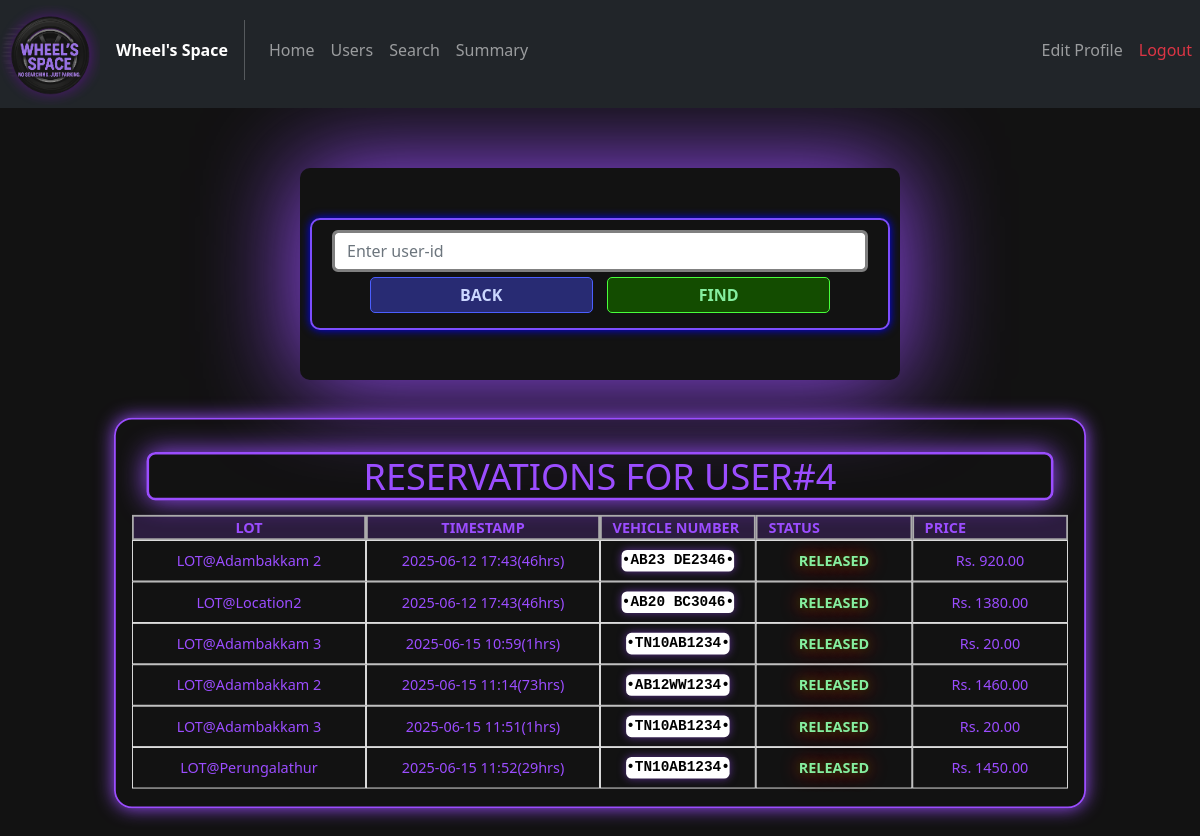
/adminhistory?userid=4, run on the app's committed database.
### models/Reservations.py (models this page shows)
class Reservations(db.Model):
    __tablename__ = "Reservations"
    reservation_id = db.Column(db.Integer, primary_key = True)
    spot_id = db.Column(db.Integer, db.ForeignKey("Spots.spot_id"), nullable=True)
    user_id = db.Column(db.Integer, db.ForeignKey("Users.user_id"))
    parking_timestamp = db.Column(db.DateTime, nullable = False)
    leaving_timestamp = db.Column(db.DateTime)
    price_per_hour = db.Column(db.Numeric(10, 2), nullable=False)
    vehicle_number = db.Column(db.String(11), nullable=False)
    spot = db.relationship("Spots", back_populates = "reservation")
    user = db.relationship("Users", back_populates = "reserved")

### models/Lots.py (models this page shows)
class Lots(db.Model):
    __tablename__ = "Lots"
    lot_id   = db.Column(db.Integer, primary_key=True)
    location = db.Column(db.String(30), unique = True, nullable=False)
    price    = db.Column(db.Numeric(10, 2), nullable=False)
    address  = db.Column(db.String(100), nullable = False)
    pincode  = db.Column(db.Integer, nullable=False)
    max_spots= db.Column(db.Integer, nullable=False)
    spots    = db.relationship("Spots",back_populates = "lot")

### controllers/admin_routes.py (the view)
@admin_routes.route("/adminhistory")
def adminhistory():
    uid = request.args.get("userid")
    if (uid!=None):
        if not uid.isdigit():
            return render_template("admin_history.html", search=False)
        else:
            user = Users.query.filter_by(user_id = uid).first()
            if user==None:
                return render_template("admin_history.html",search=False,show_alert=True)
            raw_sql =  text(f"""SELECT
                                    spots.spot_id,
                                    lots.location,
                                    lots.price,
                                    reservations.vehicle_number,
                                    reservations.parking_timestamp,
                                    reservations.leaving_timestamp
                                FROM reservations
                                LEFT OUTER JOIN spots ON (reservations.spot_id = spots.spot_id)
                                JOIN lots ON (spots.lot_id=lots.lot_id)
                                JOIN users ON (users.user_id = reservations.user_id)
                                WHERE users.user_id = {uid};""")
            res = db.session.execute(raw_sql).all()
            i=len(res)-1
            ind = i
            while i>=0:
                if res[ind].leaving_timestamp==None:
                    res.insert(0,res.pop(ind))
                    ind+=1
                i-=1
                ind-=1
            return render_template("admin_history.html", search=True, user_id = uid, reservations = res, datetime=datetime)
    else:
        return render_template("admin_history.html", search=False)

### templates/admin_history.html (shortened to what this page needs)
<!DOCTYPE html>
<html lang="en">
<head>
    <link href="https://cdn.jsdelivr.net/npm/bootstrap@5.2.3/dist/css/bootstrap.min.css" rel="stylesheet">
    <link rel="stylesheet" href="../static/css/General_style.css">
    <link rel="stylesheet" href="../static/css/Admin_style.css">
</head>
<body>
    <nav class="navbar navbar-expand-lg navbar-dark bg-dark my-nav-bar">
        <div class="navbar-brand logo">
            <img src = {{ url_for('static', filename='images/logo.png')}} alt="WHEEL'S SPACE LOGO" id="logo" class="img-fluid mb-5">
        </div>
        <span class="fw-bold text-white">Wheel's Space</span>
        <div class="collapse navbar-collapse" id = "navbarelements">
            <ul class="navbar-nav me-auto">
                <li class="nav-item">
                    <a href="{{url_for("admin_routes.adminhome")}}" class="nav-link my-nav-link">Home</a>
                </li>
                <li class="nav-item">
                    <a href="{{url_for("admin_routes.adminusers")}}" class="nav-link my-nav-link">Users</a>
                </li>
                <li class="nav-item">
                    <a href="{{url_for("admin_routes.adminsearch")}}" class="nav-link my-nav-link">Search</a>
                </li>
                <li class="nav-item">
                    <a href="{{url_for("admin_routes.adminsummary")}}" class="nav-link my-nav-link">Summary</a>
                </li>
            </ul>
            <ul class="navbar-nav">
                <li class="nav-item">
                    <a href="{{url_for("admin_routes.adminedit")}}" class="nav-link my-nav-link">Edit Profile</a>
                </li>
                <li class="nav-item">
                    <a href="{{url_for('auth_rbac.logout')}}" class="nav-link my-nav-link text-danger">Logout</a>
                </li>
            </ul>
        </div>
    </nav>
    <div class="span-box text-center container">
        <form action="{{ url_for('admin_routes.adminhistory') }}" class="form-style form my-form">
            <input type="number" name="userid" id="userid" placeholder="Enter user-id" class="col-12 form-control my-form-input">
            <a href="{{ url_for('admin_routes.adminhome') }}" class="admin-button col-5 edit-btn">BACK</a>
            <input type="submit" value="FIND" class="admin-button col-5 add-btn">
        </form>
    </div>
    {% if search %}
    <div class="container my-3 user-box" style="max-width: 1200px;">
        <div class="row">
            <span class="my-title h1 m-3 col text-center">RESERVATIONS FOR USER#{{user_id}}</span>
        </div>
        <div class="row mb-1 mb-lg-0">
            <div class="table-heading col-6 col-md-5 col-lg-4 col-xl-3">LOT</div>
            <div class="table-heading col-6 col-md-3 col-lg-3">TIMESTAMP</div>
            <div class="table-heading d-none d-md-block col-md-4 col-lg-3 col-xl-2">VEHICLE NUMBER</div>
            <div class="table-heading d-none d-lg-block col-lg-2">STATUS</div>
            <div class="table-heading d-none d-xl-block col-xl-2">PRICE</div>
        </div>
        {% if reservations | length == 0 %}
            <div class="row mb-1 mb-lg-0">
                <div class="table-element col h2">
                    NO RESERVATIONS
                </div>
            </div>
        {% else %}
            {% for res in reservations %}
                {% if res.leaving_timestamp!=None %}
                    {% set duration = ((datetime.strptime(res.leaving_timestamp[:-10],'%Y-%m-%d %H:%M')-datetime.strptime(res.parking_timestamp[:-10],'%Y-%m-%d %H:%M')).total_seconds()+3599)//3600 %}
                {% else %}
                    {% set duration = ((datetime.now() - datetime.strptime(res.parking_timestamp[:-10],'%Y-%m-%d %H:%M')).total_seconds()+3599)//3600 %}
                {% endif %}
            <div class="row mb-1 mb-lg-0">
                <div class="table-element col-6 col-md-5 col-lg-4 col-xl-3">LOT@{{res.location}}</div>
                <div class="table-element col-6 col-md-3">{{res.parking_timestamp[:-10]}}({{ "%d" | format(duration)}}hrs)</div>
                <div class="table-element col-6 col-md-4 col-lg-3 col-xl-2">
                    <div class="d-flex license-plate justify-content-center">
                        <span>{{res.vehicle_number}}</span>
                    </div>
                </div>
                <div class="table-element col-6 col-md-12 col-lg-2">
                    {% if res.leaving_timestamp==None %}
                        <span class="admin-red-span">OCCUPIED</span>
                    {% else %}
                        <span class="admin-green-span">RELEASED</span>
                    {% endif %}
                </div>
                <div class="table-element d-none d-xl-flex col-xl-2">
                    {% if res.leaving_timestamp==None %}
                        Rs. --
                    {% else %}
                        {% set price = duration*res.price | float %}
                        Rs. {{ "%.2f" | format(price)}}
                    {% endif %}
                </div>
            </div>
            {% endfor %}
        {% endif %}
    </div>
    {% endif %}
</body>
</html>

### static/css/General_style.css (style rules this page uses)
body { background-color: #121212; }
.logo { max-width: 100px; max-height: 100px; }
.my-nav-bar { padding-top: 0px; }
.my-nav-link { padding: 10px; }
.span-box { min-width: 200px; max-width: 600px !important; margin-top: 5%; width: 80%; background-color: #121212; box-shadow: 0px 0px 100px 0px #9b4dff; padding: 50px 10px; border-radius: 10px; }
.edit-btn { background-color: #282b73; color: #cbd7ff; border: 1px solid #4b5fff; }
.add-btn { background-color: #134c00; color: #85ee9f; border: 1px solid #48ff3b; }
.my-form { padding: 10px 20px; border: 2px solid #7c4dff; border-radius: 10px; box-shadow: 0px 0px 10px 0px blue; }
.my-form .my-form-input { border: 3px solid gray !important; }
.my-title { border: 3px solid #9b4dff; color: #9b4dff; padding: 0px 10px; box-shadow: 0px 0px 30px 0px; border-radius: 10px; }
.table-heading { background-color: #9b4dff30; font-weight: bold; color: #9b4dff; border: 2px solid #ababab; display: flex; align-items: center; justify-content: center; }
.table-element { border: 1px solid #efefef; color: #9b4dff; display: flex; align-items: center; justify-content: center; }
.license-plate { text-align: center !important; border-radius: 6px; background: white; color: black; font-weight: bold; font-family: 'Consolas', 'Courier New', monospace; box-shadow: 0 0 10px #9b4dff88; height: fit-content; }
.license-plate::before, .license-plate::after { content: "•"; font-size: 1rem; color: black; vertical-align: middle; }
.user-box { max-width: 1000px; min-width: 250px; width: 90%; border: 2px solid #9b4dff; border-radius: 10px; overflow: hidden; margin-top: 20px; }

### static/css/Admin_style.css (style rules this page uses)
.admin-button { display: inline-block; text-decoration: none; font-weight: bold; padding: 5px 20px; margin: 5px; border-radius: 5px; transition: 0.2s all linear; text-align: center; cursor: pointer; }
.user-box { transform: scale(0.9); padding: 20px 30px; box-shadow: 0px 0px 20px 0px #9b4dff; border: 2px solid #9b4dff !important; border-radius: 20px; }
.admin-green-span { display: inline-block; text-decoration: none; font-weight: bold; padding: 5px 20px; margin: 5px; border-radius: 5px; transition: 0.2s all linear; text-align: center; color: #85ee9f; text-shadow: 0px 0px 10px #134c00, 0px 0px 20px #ff0000; }

### data on the page
Reservations: location "Adambakkam 2", parking_timestamp "2025-06-12 17:43", duration "46", vehicle_number "AB23 DE2346", shows "RELEASED", price "920.00"
Reservations: location "Location2", parking_timestamp "2025-06-12 17:43", duration "46", vehicle_number "AB20 BC3046", shows "RELEASED", price "1380.00"
Reservations: location "Adambakkam 3", parking_timestamp "2025-06-15 10:59", duration "1", vehicle_number "TN10AB1234", shows "RELEASED", price_per_hour "20.00"
Reservations: location "Adambakkam 2", parking_timestamp "2025-06-15 11:14", duration "73", vehicle_number "AB12WW1234", shows "RELEASED", price "1460.00"
Reservations: location "Adambakkam 3", parking_timestamp "2025-06-15 11:51", duration "1", vehicle_number "TN10AB1234", shows "RELEASED", price_per_hour "20.00"
Reservations: location "Perungalathur", parking_timestamp "2025-06-15 11:52", duration "29", vehicle_number "TN10AB1234", shows "RELEASED", price "1450.00"

### other printed values
{{ user_id }} "4"
